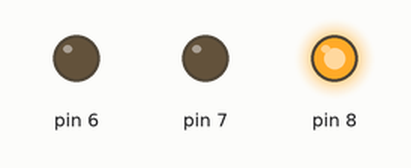
Recording of a sketch running on a simulated Arduino Uno, built with avr-gcc and run on an emulated ATmega328P. On the bench: output pins drawn as LEDs (lit = HIGH).

Above: at 0.05 s.
At 1.45 s:
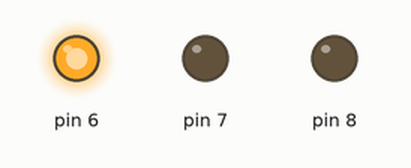
At 2.85 s:
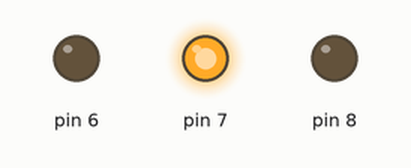
Timing chart, 0 to 3.1 s (numbered marks = the images above):
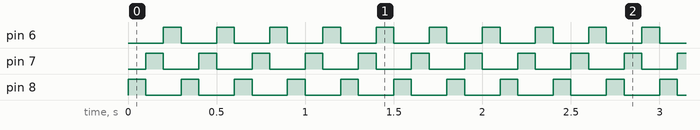

Measured:
- by itself, pin 6–8: alternates HIGH for 0.10 s and LOW for 0.20 s

The sketch:

conner_testing.ino
```cpp
void setup() {
	pinMode(8,OUTPUT);
	pinMode(7,OUTPUT);
	pinMode(6,OUTPUT);
}

void loop() {
  // put your main code here, to run repeatedly:
	digitalWrite(8,HIGH);
	digitalWrite(6,LOW);
	delay(100);
	digitalWrite(8,LOW);
	digitalWrite(7,HIGH);
	delay(100);
	digitalWrite(6,HIGH);
	digitalWrite(7,LOW);
	delay(100);
}
```
